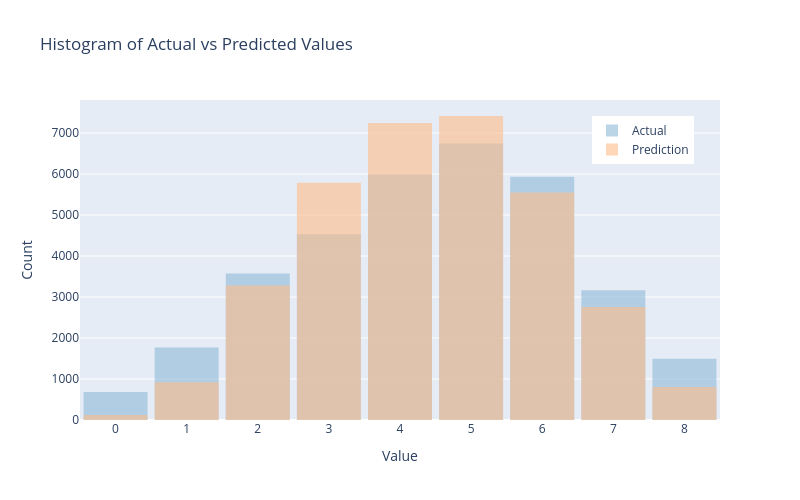

The cell this chart's notebook holds for it:
### Code cell
fig = plot_hist_plotly(results_test['actual'], results_test['prediction'])

### Figure 1 — Plotly figure (JSON) as saved in the notebook; plotly's stock layout.template omitted (floating-point values rounded to 4 significant figures; data arrays with more than 128 entries replaced by an {"elided": "..."} marker saying what was removed)
{"data": [{"marker": {"color": "#8fbad8"}, "name": "Actual", "opacity": 0.6, "type": "histogram", "x": {"elided": "33886 int values"}, "xbins": {"end": 8.5, "size": 1, "start": -0.5}}, {"marker": {"color": "#febd89"}, "name": "Prediction", "opacity": 0.6, "type": "histogram", "x": {"elided": "33886 int values"}, "xbins": {"end": 8.5, "size": 1, "start": -0.5}}], "layout": {"bargap": 0.1, "barmode": "overlay", "height": 500, "legend": {"x": 0.8, "y": 0.95}, "title": {"text": "Histogram of Actual vs Predicted Values<br>"}, "width": 800, "xaxis": {"dtick": 1, "tick0": 0, "tickmode": "linear", "title": {"text": "Value"}}, "yaxis": {"title": {"text": "Count"}}}}
